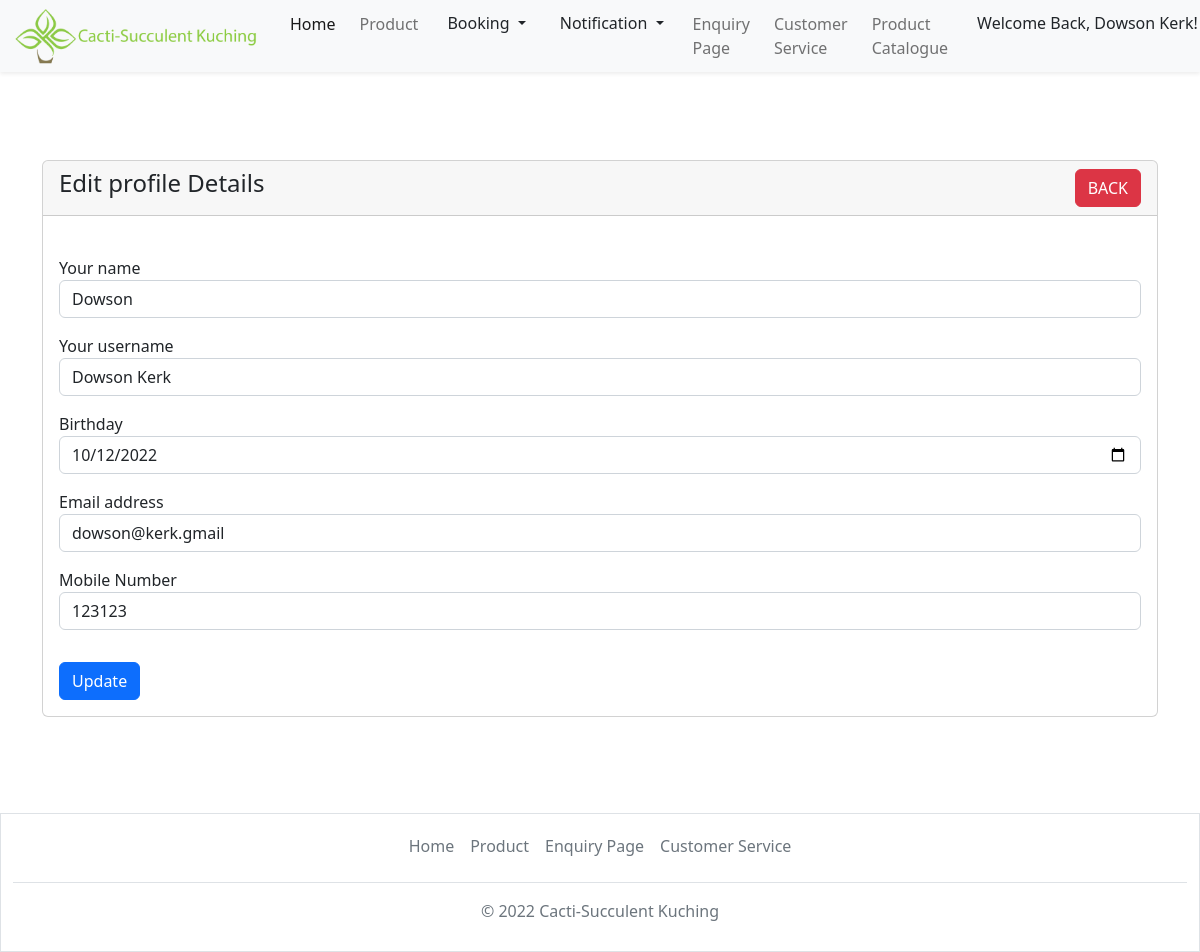
The page /editprofile.php?id=3 (signed in) on the database its author committed.
### tables this page shows
CREATE TABLE `users` (
  `id` int(100) NOT NULL,
  `username` varchar(100) NOT NULL,
  `full_name` varchar(100) DEFAULT NULL,
  `birthday` date DEFAULT NULL,
  `contact_number` varchar(100) DEFAULT NULL,
  `email` varchar(100) NOT NULL,
  `user_type` varchar(100) NOT NULL,
  `password` varchar(100) NOT NULL
);

### editprofile.php (the view, shortened to what this page needs)
<?php
 include('Account.php');
$id = mysqli_real_escape_string($con, $_GET['id']);
$query = "SELECT * FROM users WHERE id='$id'";
$query_run = mysqli_query($con, $query);
$userInfo = mysqli_fetch_array($query_run);
?>
<!doctype html>
<html lang="en">
    <head>
        <link rel="stylesheet" href="styles\homepage.css">
        <link href="https://cdn.jsdelivr.net/npm/bootstrap@5.2.2/dist/css/bootstrap.min.css" rel="stylesheet">
    </head>
<body>
<nav class="navbar navbar-expand-lg">
    <div class="container-fluid fixed-top shadow-sm bg-light">
        <a class="navbar-brand" href="home.php">
            <img src="images\logo.png" alt="logo" style="width:250px;" class="rounded-pill">
        </a>
        <div class="collapse navbar-collapse justify-content-end" id="collapsibleNavbar">
            <ul class="navbar-nav">
                <li class="nav-item p-1">
                    <a class="nav-link active" href="home.php">Home</a>
                </li>
                <li class="nav-item p-1">
                    <a class="nav-link" href="#">Product</a>
                </li>
                <li class="nav-item p-1">
                    <div class="dropdown">
                        <button class="btn dropdown-toggle" type="button" data-bs-toggle="dropdown" aria-expanded="false">
                             Booking
                        </button>
                    </div>
                </li>
                <li class="nav-item p-1">
                    <div class="dropdown" >
                        <button class="btn dropdown-toggle" type="button" data-bs-toggle="dropdown" data-bs-auto-close="false" aria-expanded="false">
                             Notification
                        </button>
                    </div>
                </li>
                <li class="nav-item p-1">
                    <a class="nav-link" href="enquiryPage.php">Enquiry Page</a>
                </li>
                <li class="nav-item p-1">
                    <a class="nav-link" href="customerservice.php">Customer Service</a>
                </li>
                <li class="nav-item p-1">
                    <a class="nav-link" href="productcatalogue.php">Product Catalogue</a>
                </li>
                <li class="nav-item p-1">
                    <div class="dropdown">
                        <button class="btn dropdown-toggle" type="button" data-bs-toggle="dropdown" aria-expanded="false">
                             Welcome Back, <?php echo $_SESSION['user']['username']; ?>!
                        </button>
                    </div>
                </li>
            </ul>
        </div>
    </div>
</nav>
<br></br><br></br>
<div class="container mt-5">
<div class="row">
    <div class="col-md-12">
        <div class="card">
            <div class="card-header">
                <h4>Edit profile Details
                    <a href="profile.php?id=<?= $userInfo['id']; ?>" class="btn btn-danger float-end">BACK</a>
                </h4>
            </div>
            <div class="card-body">
                <?php
                    if(isset($_GET['id'])){
                    $id = mysqli_real_escape_string($con, $_GET['id']);
                    $query = "SELECT * FROM users WHERE id='$id'";
                    $query_run = mysqli_query($con, $query);
                    if(mysqli_num_rows($query_run) > 0)
                    {
                        $userInfo = mysqli_fetch_array($query_run);
                        ?>
                        <form class="" action="" method="POST">
                            <br>
                            <div class="form-group pb-3">
                              <label for="name">Your name</label>
                              <input type="text" name="name" value="<?php echo $userInfo['full_name']; ?>" class="form-control" required />
                            </div>
                            <div class="form-group pb-3">
                              <label for="username">Your username</label>
                              <input type="text" name="username" value="<?php echo $userInfo['username']; ?>" class="form-control" required />
                            </div>
                            <div class="form-group pb-3">
                              <label for="username">Birthday</label>
                              <input type="date" name="birthday" value="<?php echo $userInfo['birthday']; ?>" class="form-control" required />
                            </div>
                            <div class="form-group pb-3">
                              <label for="email">Email address</label>
                              <input type="email" id="email" name="email" value="<?php echo $userInfo['email']; ?>" class="form-control"required  />
                            </div>
                            <div class="form-group pb-3">
                              <label for="mobile">Mobile Number</label>
                              <input type="text" id="contactnum" name="contactnum" value="<?php echo $userInfo['contact_number']; ?>" class="form-control" pattern="^(01)[0-46-9]*[0-9]{7,8}$" required  />
                            </div>
                            <div class="form-group pt-3">
                              <button type="submit" id="update_user" name="update_user" class="btn btn-primary" >Update</button>
                            </div>
                        </form>
                        <?php
                         }
                    }
                ?>
            </div>
        </div>
    </div>
</div>
</div>
<br></br><br></br>
<div class="container-fluid border" style="width: 100%;">
  <footer class="py-1 my-2 ">
  <ul class="nav justify-content-center border-bottom pb-3 mb-3">
      <li class="nav-item"><a href="home.php" class="nav-link px-2 text-muted">Home</a></li>
      <li class="nav-item"><a href="productcatalogue.php" class="nav-link px-2 text-muted">Product</a></li>
      <li class="nav-item"><a href="enquiryPage.php" class="nav-link px-2 text-muted">Enquiry Page</a></li>
      <li class="nav-item"><a href="customerservice.php" class="nav-link px-2 text-muted">Customer Service</a></li>
    </ul>
    <p class="text-center text-muted">© 2022 Cacti-Succulent Kuching</p>
  </footer>
</div>
</body>
</html>

### rows shown on the page
users: name "Dowson", username "Dowson Kerk", birthday "10/12/2022", email "dowson@kerk.gmail", contactnum "123123"

### other values the page prints
$_SESSION['user']['username'] "Dowson Kerk"
